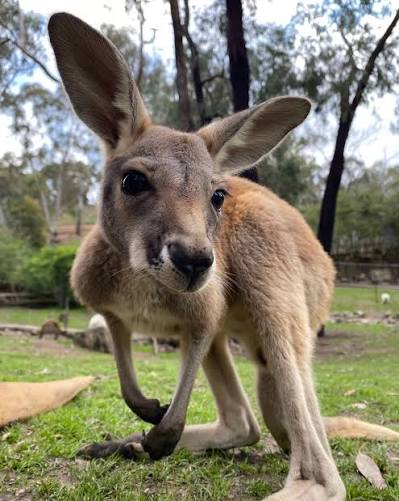
#> input picture hub/static/icon_source.jpg, 399 x 501 px
$ python make_icons.py
#> lines starting #> are read from the running program, lines starting #| are printed output that depends on the picture
"""Generate the PWA icons reproducibly — from the committed joey photo.

Source: hub/static/icon_source.jpg (B.'s joey kangaroo photo, 2026-09-11 —
supersedes the drawn "J" glyph). Square crop keeps the face centred.

Run from the repo root:  python scripts/make_icons.py   (needs Pillow: pip install pillow)
Writes hub/static/icon-192.png and hub/static/icon-512.png as 256-colour optimised PNGs (2026-10-09:
the 24-bit originals were 407 KB + 78 KB). After a re-run, bump the icons' ?v= in base.html and both manifests.
"""

from pathlib import Path

from PIL import Image

STATIC = Path(__file__).resolve().parent.parent / "hub" / "static"
SOURCE = STATIC / "icon_source.jpg"

# Face-centred square crop of the 399x501 source: full width, top offset
# tuned so the face sits in the upper-middle of the icon.
CROP_TOP = 40


def make(size: int) -> Image.Image:
#> called with size = 192
    img = Image.open(SOURCE).convert("RGB")
#> img is the input picture: PIL image 399x501 RGB; mean R, G, B 131.2, 126.9, 107.4
    w, h = img.size
#> w = 399; h = 501
    top = min(CROP_TOP, h - w)
#> top = 40
    img = img.crop((0, top, w, top + w))
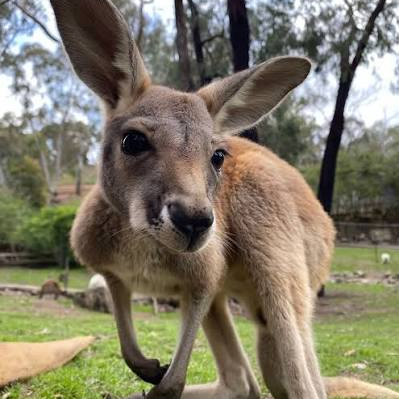
#> img: PIL image 399x399 RGB; mean R, G, B 128.3, 122.6, 103.5
    return img.resize((size, size), Image.LANCZOS)
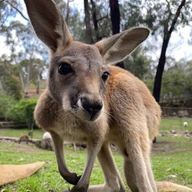
#> returned value: PIL image 192x192 RGB; mean R, G, B 128.3, 122.5, 103.5


def main() -> None:
    STATIC.mkdir(parents=True, exist_ok=True)
    for size in (192, 512):
        path = STATIC / f"icon-{size}.png"
        make(size).quantize(256).save(path, "PNG", optimize=True)
        print(f"wrote {path}")


if __name__ == "__main__":
    main()
